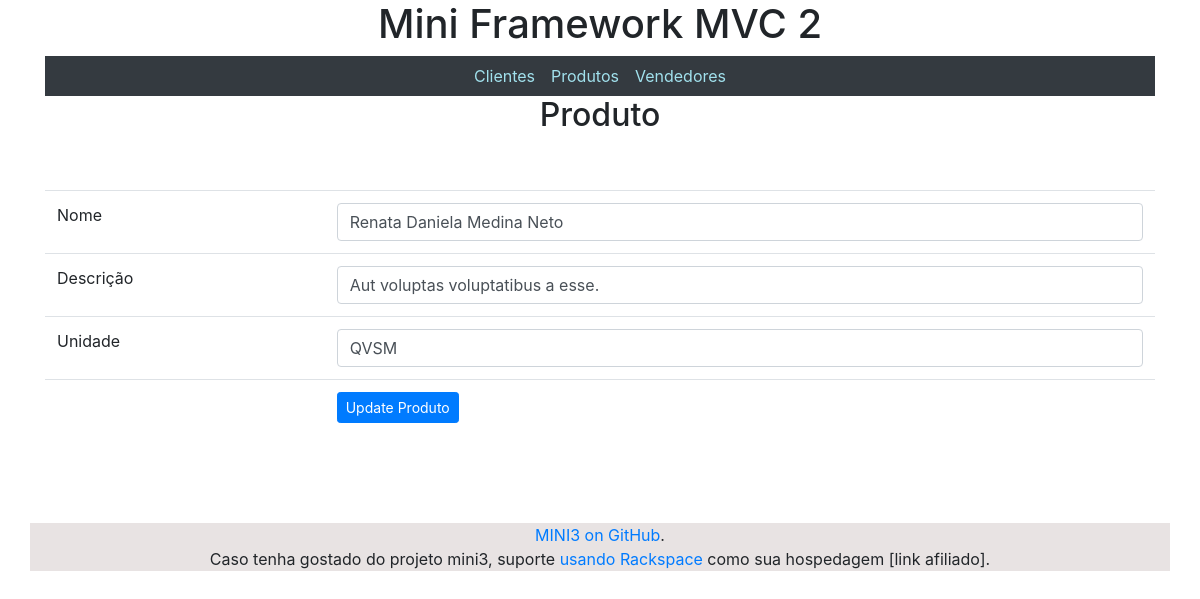
Page /produtos/edit/707 on the committed database.
### tables this page shows
CREATE TABLE `produtos` (
  `id` int(11) NOT NULL AUTO_INCREMENT,
  `nome` varchar(50) NOT NULL,
  `descricao` varchar(200) DEFAULT NULL,
  `unidade` varchar(4) DEFAULT NULL,
  PRIMARY KEY (`id`)
);

### src/View/ProdutosView.php (called while the page is built, shortened)
<?php
class ProdutosView{
	public function edit($controller, $action, $todos,$um){
        require SRC . 'templates/_includes/header.php';
        require SRC . 'templates/'.$controller.'/'.$action.'.php';
        require SRC . 'templates/_includes/footer.php';
	}
}

### src/bootstrap.php (called while the page is built, shortened)
<?php
$app = new Router();

### public/index.php (called while the page is built)
<?php
require __DIR__ . '/../src/bootstrap.php';

### src/Core/Model.php (called while the page is built, shortened)
<?php
class Model
{
    private function openDb()
    {
        $options = array(PDO::ATTR_DEFAULT_FETCH_MODE => PDO::FETCH_OBJ, PDO::ATTR_ERRMODE => PDO::ERRMODE_WARNING);
		$dsn = DB_TYPE . ':host=' . DB_HOST . ';port ='. DB_PORT . ';dbname=' . DB_NAME;
        $this->pdo = new PDO($dsn , DB_USER, DB_PASS, $options);
    }
}

### src/Model/ProdutosModel.php (called while the page is built, shortened)
<?php
class ProdutosModel extends Model
{
    public function umProduto($produto_id)
    {
        $sql = 'SELECT id, nome, descricao, unidade FROM produtos WHERE id = :produto_id LIMIT 1';
        $query = $this->pdo->prepare($sql);
        $parameters = array(':produto_id' => $produto_id);
        $query->execute($parameters);
        return ($query->rowcount() ? $query->fetch() : false);
    }
}

### src/templates/produtos/edit.php (the view, shortened to what this page needs)
<div class="container">
    <h2 class="text-center">Produto</h2>
    <div>
		<br><br>
        <form action="<?php echo URL; ?>produtos/update" method="POST">
        <table class="table table-hover table-stripped">
            <td><label>Nome</label></td>
            <td><input class="form-control" type="text" name="nome" value="<?php echo htmlspecialchars($um->nome, ENT_QUOTES, 'UTF-8'); ?>" /></td></tr>
            <tr><td><label>Descrição</label></td>
            <td><input class="form-control" type="text" name="descricao" value="<?php echo htmlspecialchars($um->descricao, ENT_QUOTES, 'UTF-8'); ?>" required autofocus/></td></tr>
            <td><label>Unidade</label></td>
            <td><input class="form-control" type="text" name="unidade" value="<?php echo htmlspecialchars($um->unidade, ENT_QUOTES, 'UTF-8'); ?>" required /></td></tr>
            <tr><td></td><td><input type="submit" name="submit_update_produto" value="Update Produto" class="btn btn-primary btn-sm"/></td></tr>
		</table>
        </form>
    </div>
</div>
<br><br><br>

### rows in the picture
produtos: nome "Renata Daniela Medina Neto", descricao "Aut voluptas voluptatibus a esse.", unidade "QVSM"

### other values in the picture
SRC_TITTLE "Mini Framework MVC 2"
